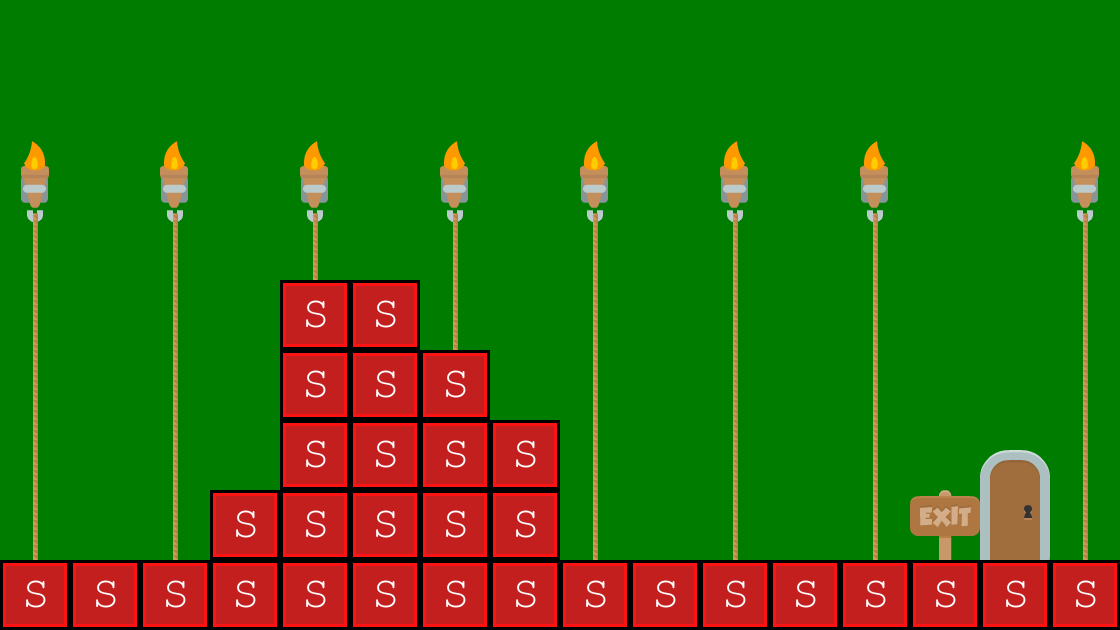

A level layout from a 2D game, rendered from its tile map. Below: a short description, then the map file with tile-grid data replaced by summaries:
An orthogonal 16x9 tile map with 70x70 px tiles, 2 tile layers (Tile Layer 1, collision), 2 tilesets and 1 object (levelTrigger).

<map version="1.0" orientation="orthogonal" width="16" height="9" tilewidth="70" tileheight="70" backgroundcolor="#007c00">
 <tileset firstgid="1" name="background-tiles" tilewidth="70" tileheight="70">
  <image source="../img/background-tiles.png" width="910" height="910" />
 </tileset>
 <tileset firstgid="170" name="meta-tiles" tilewidth="70" tileheight="70">
  <image source="../img/meta-tiles.png" width="350" height="70" />
  <tile id="4">
   <properties>
    <property name="type" value="solid" />
   </properties>
  </tile>
 </tileset>
 <layer name="Tile Layer 1" width="16" height="9">
  <data>[144 cells, 74 non-empty, 8 distinct tile ids]</data>
 </layer>
 <objectgroup name="Trigger-entities" width="16" height="9">
  <object name="levelTrigger" x="980" y="420" width="70" height="140">
   <properties>
    <property name="level " value="level5" />
   </properties>
  </object>
 </objectgroup>
 <layer name="collision" width="16" height="9">
  <properties>
   <property name="type" value="solid" />
  </properties>
  <data>[144 cells, 30 non-empty, 1 distinct tile ids]</data>
 </layer>
</map>
